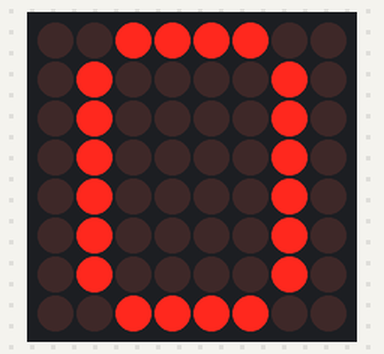
Bench run of a sketch on a simulated Arduino Uno, built with avr-gcc and run on an emulated ATmega328P. Parts: 8×8 LED matrix.

Above: at 0.1 s.
At 1.6 s:
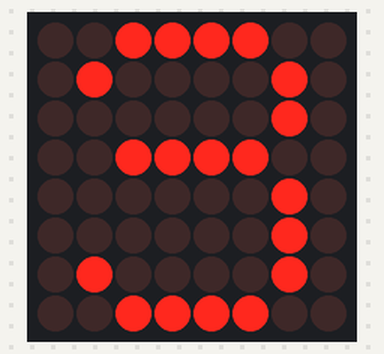
At 3.1 s:
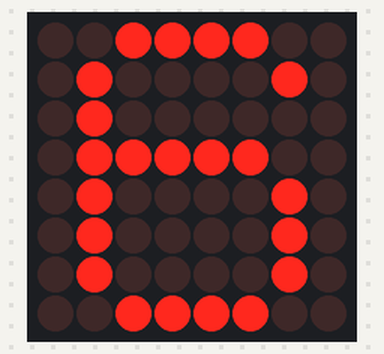
At 6.1 s:
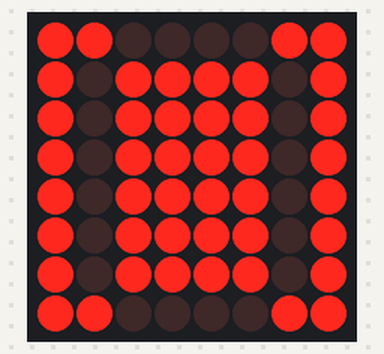
At 9.1 s:
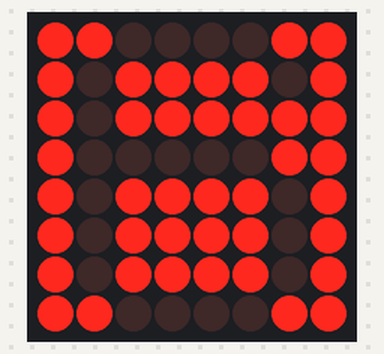
At 12.6 s:
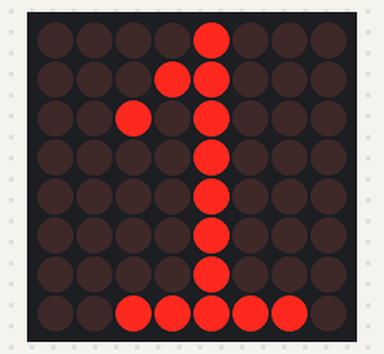

The sketch:

2_DOT_MATRIX_single_dot_matrix_0-9___.ino
```cpp
#include <LedControl.h>

LedControl lc = LedControl(12, 11, 10, 1); //DIN, CLK, CS, #

byte digits[11][8] =
{
  {
    B00111100,
    B01000010,
    B01000010,
    B01000010,
    B01000010,
    B01000010,
    B01000010,
    B00111100
  },
  {
    B00001000,
    B00011000,
    B00101000,
    B00001000,
    B00001000,
    B00001000,
    B00001000,
    B00111110
  },
  {
    B00111100,
    B01000010,
    B00000010,
    B00000100,
    B00011000,
    B00100000,
    B01000000,
    B01111110
  },
  {
    B00111100,
    B01000010,
    B00000010,
    B00111100,
    B00000010,
    B00000010,
    B01000010,
    B00111100
  },
  {
    B00001000,
    B00011000,
    B00101000,
    B01001000,
    B01111110,
    B00001000,
    B00001000,
    B00001000
  },
  {
    B01111110,
    B01000000,
    B01000000,
    B01111100,
    B00000010,
    B00000010,
    B00000010,
    B01111100
  },
  {
    B00111100,
    B01000010,
    B01000000,
    B01111100,
    B01000010,
    B01000010,
    B01000010,
    B00111100
  },
  {
    B01111110,
    B01000010,
    B01000010,
    B00000100,
    B00001000,
    B00001000,
    B00001000,
    B00001000
  },
  {
    B00111100,
    B01000010,
    B01000010,
    B00111100,
    B01000010,
    B01000010,
    B01000010,
    B00111100
  },
  {
    B00111100,
    B01000010,
    B01000010,
    B01000010,
    B00111110,
    B00000010,
    B00000010,
    B00111100
  },
  {
    B01000010,
    B10100101,
    B00000000,
    B00000000,
    B00000000,
    B10000001,
    B01000010,
    B00111100
  }
};

bool led[8][8] = {{0, 1, 1, 0, 0, 1, 1, 0},
                  {1, 0, 0, 1, 1, 0, 0, 1},
                  {1, 0, 0, 0, 0, 0, 0, 1},
                  {1, 0, 0, 0, 0, 0, 0, 1},
                  {1, 0, 0, 0, 0, 0, 0, 1},
                  {0, 1, 0, 0, 0, 0, 1, 0},
                  {0, 0, 1, 0, 0, 1, 0, 0},
                  {0, 0, 0, 1, 1, 0, 0, 0}};

void setup() {
  lc.shutdown(0, false); // energy saving mode: false
  lc.setIntensity(0, 7); // 0~15
  lc.clearDisplay(0);
}

void loop() {
  for(int i=0; i<11 ; i++){
    for(int j=0; j<8; j++){
      lc.setRow(0, j, digits[i][j]);
    }
    delay(500);
  }
  for(int row=0; row<8 ; row++){
    for(int col=0; col<8; col++){
      lc.setLed(0,col,row,led[col][row]);
    }
  }
  delay(500);
  for(int i=0; i<11 ; i++){
    for(int j=0; j<8; j++){
      lc.setRow(0, j, ~digits[i][j]);
    }
    delay(500);
  }
  for(int row=0; row<8 ; row++){
    for(int col=0; col<8; col++){
      lc.setLed(0,col,row,!led[col][row]);
    }
  }
  delay(500);
}
```

Measured:
- by itself, everything shown: repeats every 12.0 s, in 24 steps
- what the display in image 1 shows lasts 0.5 s, from 1.5 s to 2.0 s
